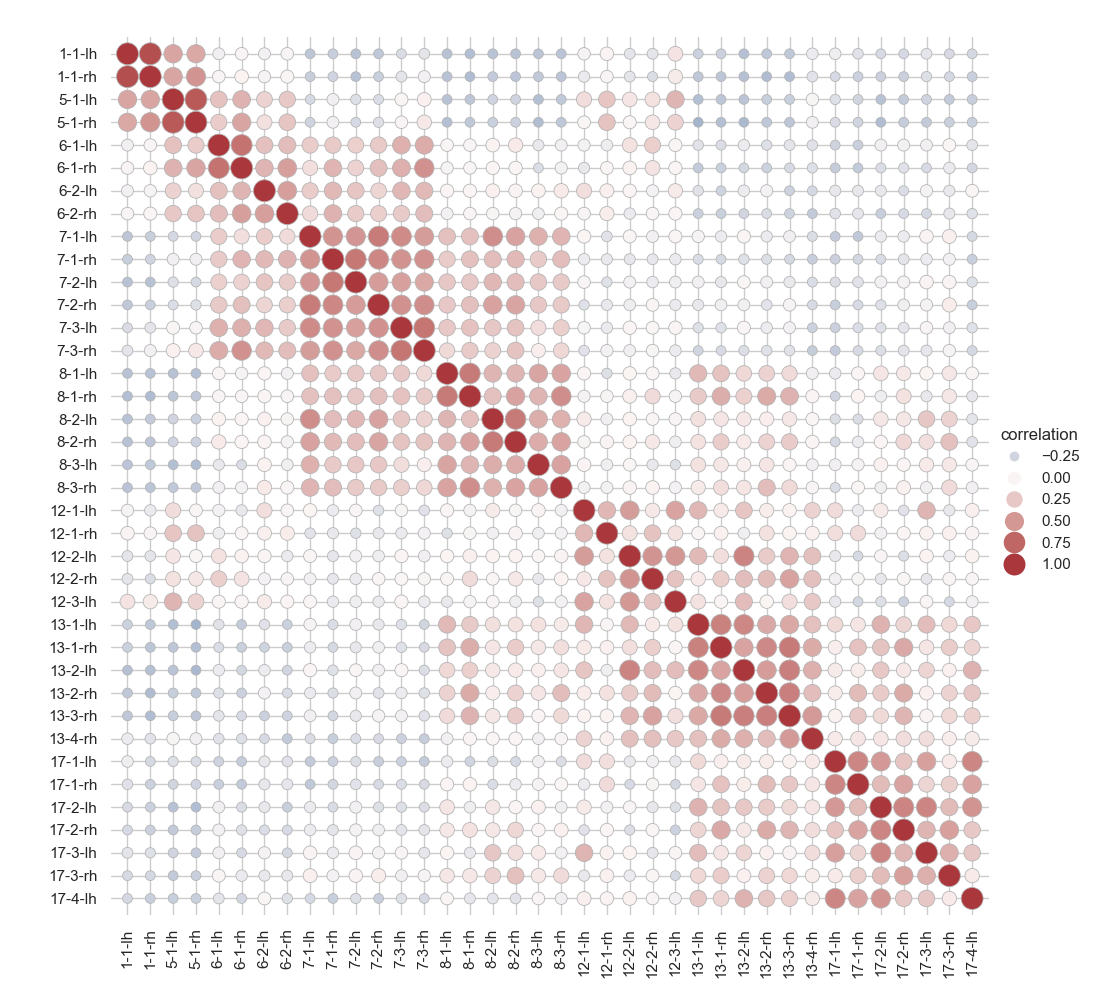

This figure's Python source:
# 引入所需库
import seaborn as sns
import matplotlib.pyplot as plt

# 设置图大小
f, ax = plt.subplots(figsize=(9, 6))

# 将主题设置为白色网格风格
sns.set_theme(style="whitegrid")

# 加载示例数据集
df = sns.load_dataset("brain_networks", header=[0, 1, 2], index_col=0)

# 定义了一个包含要使用的网络的列表
used_networks = [1, 5, 6, 7, 8, 12, 13, 17]
# 获取数据框的列名，并将其转换为整数类型、检查列名是否在used_networks列表中
used_columns = (df.columns
                  .get_level_values("network")
                  .astype(int)
                  .isin(used_networks))
# 根据used_columns筛选数据框
df = df.loc[:, used_columns]
# 将数据框的列名连接成一个字符串，用“-”分隔
df.columns = df.columns.map("-".join)

# 计算数据框的协方差矩阵，并将其转换为长格式
corr_mat = df.corr().stack().reset_index(name="correlation")

# 绘制散点热力图
g = sns.relplot(
    data=corr_mat,
    x="level_0", y="level_1", hue="correlation", size="correlation",
    palette="vlag", hue_norm=(-1, 1), edgecolor=".7",
    height=10, sizes=(50, 250), size_norm=(-.2, .8),
)

# 设置x轴和y轴的标签为空字符串，并调整图形的比例
g.set(xlabel="", ylabel="", aspect="equal")
# 移除左侧和下侧的轴线
g.despine(left=True, bottom=True)
# 设置轴线的边缘百分比
g.ax.margins(.02)
# 将x轴的标签旋转90度
for label in g.ax.get_xticklabels():
    label.set_rotation(90)
plt.show()
